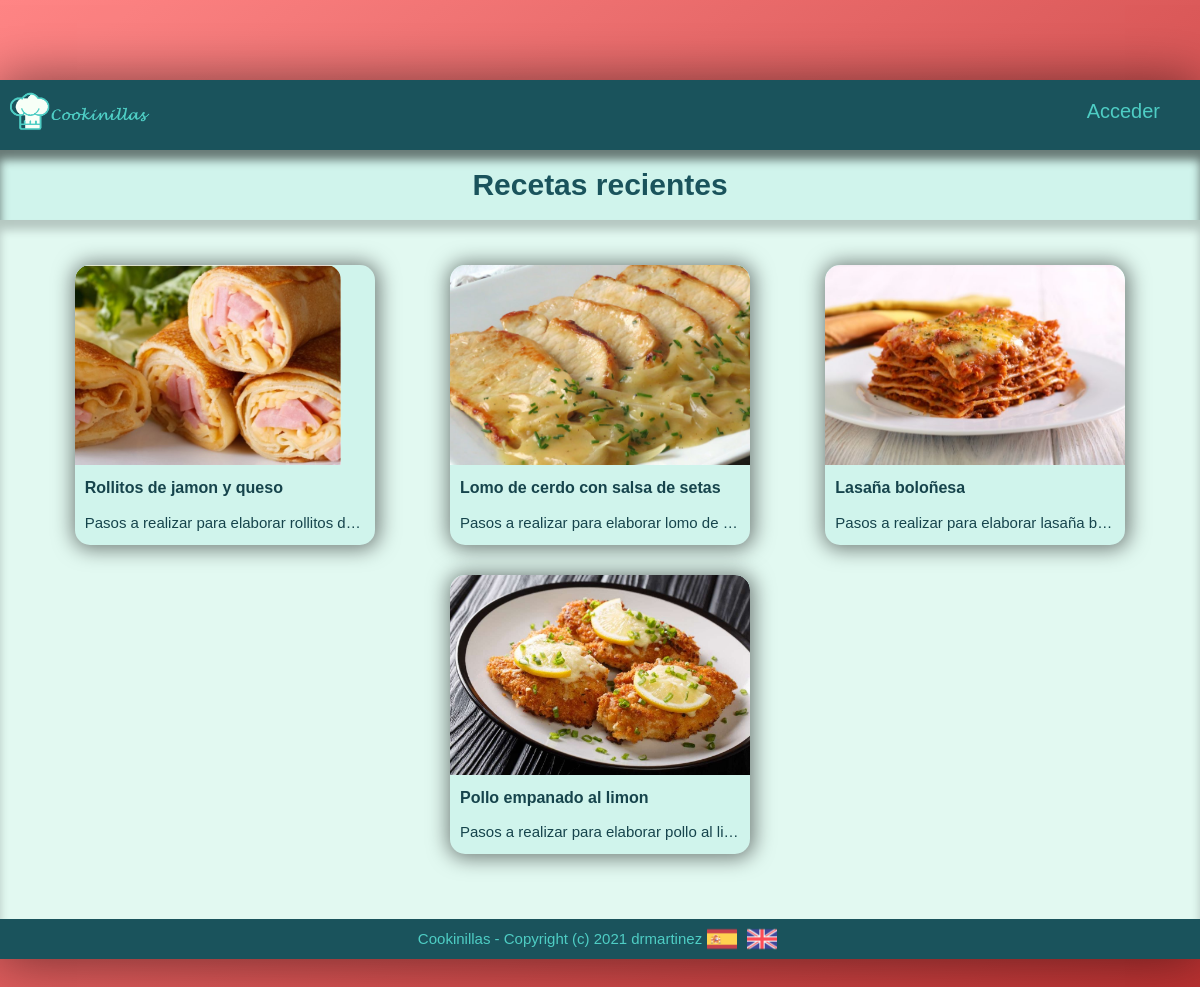
/, run on an earlier commit of the app's database.
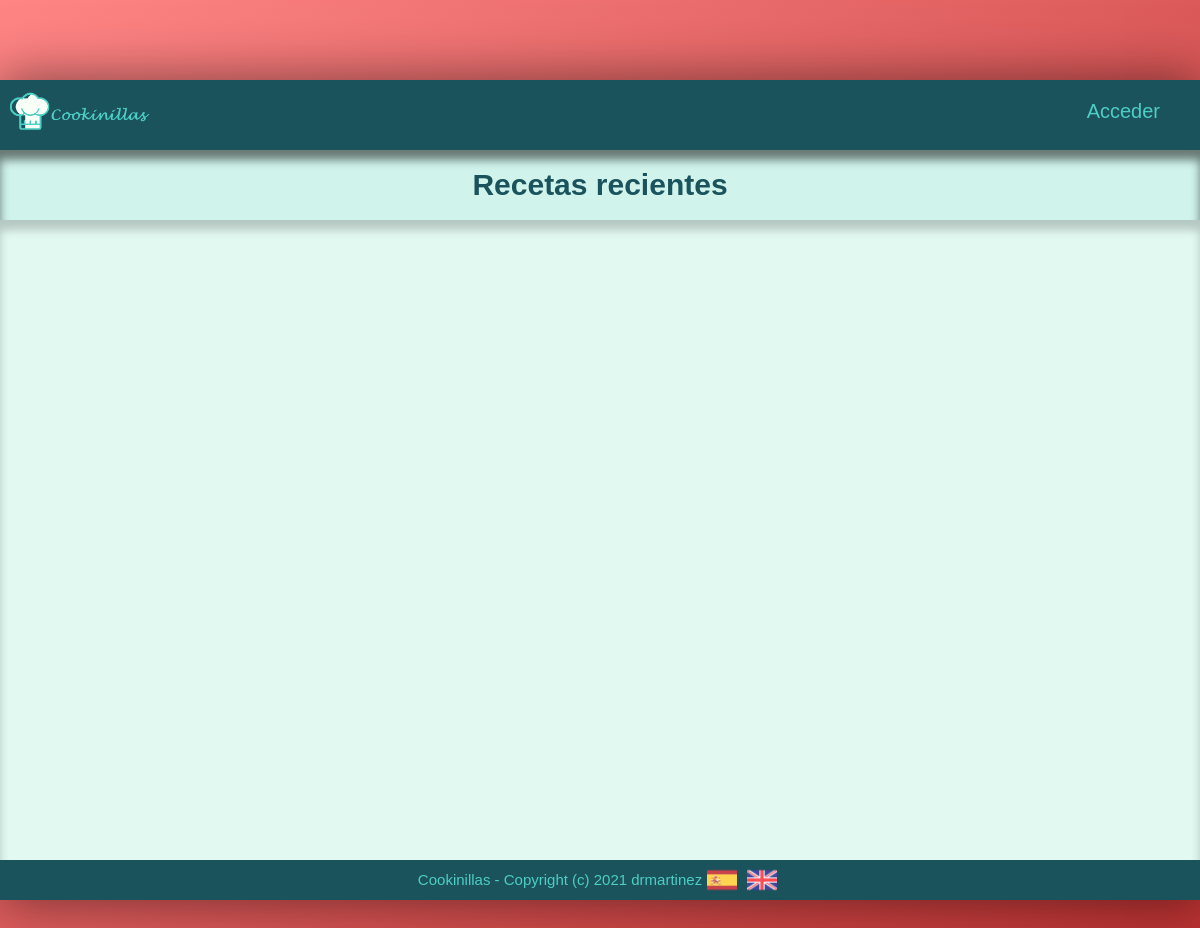
And on a later commit of the database.
### tables this page shows
CREATE TABLE IF NOT EXISTS `recetas` (
  `id_receta` int(3) NOT NULL AUTO_INCREMENT,
  `titulo` varchar(50) NOT NULL,
  `imagen` varchar(128),
  `tiempo` int(4) NOT NULL,
  `pasos` varchar(8192) NOT NULL,
  `alias` varchar(15) NOT NULL,
  `nlikes` int(4) UNSIGNED NOT NULL DEFAULT 0,
  PRIMARY KEY (`id_receta`),
  FOREIGN KEY (`alias`) REFERENCES usuarios(`alias`) ON DELETE CASCADE
);

### core/ViewManager.php (called while the page is built, shortened)
<?php
class ViewManager {
    private $fragmentContents = array();
    private $variables = array();
    private $currentFragment = self::DEFAULT_FRAGMENT;
    private $layout = "default";
    private function saveCurrentFragment() {
        $this->fragmentContents[$this->currentFragment].=ob_get_contents();
    }
    public function moveToFragment($name) {
        $this->currentFragment = $name;
    }
    public function getFragment($fragment, $default="") {
        if (!isset($this->fragmentContents[$fragment])) {
            return $default;
        }
        return $this->fragmentContents[$fragment];
    }
    public function setVariable($varname, $value, $flash=false) {
        $this->variables[$varname] = $value;
    }
    public function getVariable($varname, $default=NULL) {
        if (!isset($this->variables[$varname])) {
            return $default;
        }
        return $this->variables[$varname];
    }
    public function render($controller, $viewname) {
        include(__DIR__."/../view/$controller/$viewname.php");
        $this->renderLayout();
    }
    private function renderLayout() {
        include(__DIR__."/../view/layouts/".$this->layout.".php");
    }
    private static $viewmanager_singleton = NULL;
    public static function getInstance() {
        if (self::$viewmanager_singleton == null) {
            self::$viewmanager_singleton = new ViewManager();
        }
        return self::$viewmanager_singleton;
    }
}

### controller/HomeController.php (called while the page is built, shortened)
<?php
require_once(__DIR__ . "/../model/Recipe.php");
require_once(__DIR__ . "/../model/RecipeMapper.php");
require_once(__DIR__ . "/../core/ViewManager.php");
class HomeController extends BaseController{
    private $recipeMapper;
    public function __construct() {
        $this->recipeMapper = new RecipeMapper();
    }
    public function index() {
        $page = 0;
        $recipes = $this->recipeMapper->findAll($page);
        $this->view->setVariable("page", $page);
        $this->view->setVariable("recipes", $recipes);
        $this->view->render("home", "index");
    }
}

### index.php (called while the page is built, shortened)
<?php
function run() {
    try {
        $controller = loadController($_GET["controller"]);
        $actionName = $_GET["action"];
        $controller->$actionName();
    } catch(Exception $ex) {
        die("An exception occured!!!!!".$ex->getMessage());
    }
}
function loadController($controllerName) {
    return new $controllerClassName();
}
run();
?>

### view/messages/messages_es.php (called while the page is built)
<?php
$i18n_messages = array()
?>

### core/I18n.php (called while the page is built, shortened)
<?php
class I18n {
    private $messages;
    public function setLanguage($language) {
        $this->messages = $i18n_messages;
    }
    public function i18n($key) {
        if (isset($this->messages[$key])){
            return $this->messages[$key];
        }else{
            return $key;
        }
    }
    private static $i18n_singleton = null;
    public static function getInstance() {
        if (self::$i18n_singleton == NULL) {
            self::$i18n_singleton = new I18n();
        }
        return self::$i18n_singleton;
    }
}
function i18n($key) {
    return I18n::getInstance()->i18n($key);
}

### model/Recipe.php (called while the page is built, shortened)
<?php
class Recipe
{
    private $id;
    private $title;
    private $img;
    private $steps;
    public function __construct($id = NULL, $title = NULL, $img = NULL, $time = NULL, array $ingr = NULL, array $quant = NULL, $steps = NULL, User $alias = NULL, $nlikes = NULL)
    {
        $this->id = $id;
        $this->title = $title;
        $this->img = $img;
        $this->steps = $steps;
    }
    public function getId()
    {
        return $this->id;
    }
    public function getTitle()
    {
        return $this->title;
    }
    public function getImg()
    {
        return $this->img;
    }
    public function getSteps()
    {
        return $this->steps;
    }
}

### model/RecipeMapper.php (called while the page is built, shortened)
<?php
require_once(__DIR__."/../core/PDOConnection.php");
require_once(__DIR__."/../model/Recipe.php");
class RecipeMapper {
    private $db;
    public function __construct() {
        $this->db = PDOConnection::getInstance();
    }
    public function findAll($page = 0, $per_page = 6) {
        $stmt = $this->db->prepare("SELECT id_receta, titulo, imagen, pasos
                                            FROM recetas ORDER BY recetas.id_receta DESC LIMIT ?,?");
        $offset = $page * $per_page;
        $stmt->execute(array($offset, $per_page));
        $recipes_db = $stmt->fetchAll(PDO::FETCH_ASSOC);
        $recipes = array();
        $time = isset($recipe["time"]) ? $recipe["time"] : null;
        $ingr = isset($recipe["ingr"]) ? $recipe["ingr"] : null;
        $quant = isset($recipe["quant"]) ? $recipe["quant"] : null;
        foreach ($recipes_db as $recipe) {
            array_push($recipes, new Recipe($recipe["id_receta"],$recipe["titulo"],$recipe["imagen"],$time,
                                                    $ingr,$quant,$recipe["pasos"]));
        }
        return $recipes;
    }
}

### core/PDOConnection.php (called while the page is built)
<?php
class PDOConnection {
    private static $dbhost = "127.0.0.1";
    private static $dbname = "cookinillas";
    private static $dbuser = "root";
    private static $dbpass = "";
    private static $db_singleton = null;
    public static function getInstance() {
        if (self::$db_singleton == null) {
            self::$db_singleton = new PDO(
                "mysql:host=".self::$dbhost.";dbname=".self::$dbname.";charset=utf8",
                self::$dbuser,
                self::$dbpass,
                array(
                    PDO::ATTR_EMULATE_PREPARES => false,
                    PDO::ATTR_ERRMODE => PDO::ERRMODE_EXCEPTION
                )
            );
        }
        return self::$db_singleton;
    }
}
?>

### view/home/index.php (the view, shortened to what this page needs)
<?php
require_once(__DIR__ . "/../../core/ViewManager.php");
$view = ViewManager::getInstance();
$recipes = $view->getVariable("recipes");
?>
<div class="title-bar">
    <div class="title-box">
        <h1 class="title-box__title"><?= i18n("Recetas recientes") ?></h1>
    </div>
</div>
<main class="main-content">
    <div class="recipes">
        <?php foreach ($recipes as $recipe):
        ?>
            <div class="recipes__box">
                <a href="index.php?controller=recipes&amp;action=view&amp;id=<?= $recipe->getId() ?>" class="recipes__box-link">
                    <span><img src="media/<?= $recipe->getImg() ?>" alt="<?= $recipe->getTitle() ?>" class="recipes__box-photo"></span>
                </a>
                <h3 class="recipes__box-title">
                    <?= $recipe->getTitle() ?>
                </h3>
                <span class="recipes__box-text"><?= htmlentities($recipe->getSteps()) ?></span>
            </div>
        <?php endforeach; ?>
    </div>
</main>

### view/layouts/default.php (shortened to what this page needs)
<?php
    $view = ViewManager::getInstance();
    $currentuser = $view->getVariable("currentusername");
?>
<!DOCTYPE html>
<html lang="es">
<head>
    <link rel="stylesheet" href="css/style.css">
</head>
<body>
    <div class="container">
        <header class="header">
            <a href="index.php?controller=home&amp;action=index">
                <button class="home__button" title="Home">
                    <img src="/view/img/logo.svg" alt="cookinillas logo" class="logo">
                </button>
            </a>
            <nav class="user-nav">
                <div class="user-nav__user">
                    <div class="user-nav__user-box">
                            <?php if (isset($currentuser)): ?>
                               <?= printf(i18n($currentuser))?>
                                <a href="index.php?controller=users&amp;action=logout" title="<?= i18n("Cerrar sesión") ?>">
                                    <svg class="user-nav__icon">
                                        <use href="/view/img/sprite.svg#icon-exit"></use>
                                    </svg>
                                </a>
                            <?php else: ?>
                                <a href="index.php?controller=users&amp;action=login"><?= i18n("Acceder") ?></a>
                            <?php endif ?>
                    </div>
                </div>
            </nav>
        </header>
        <div class="content">
            <?= $view->getFragment(ViewManager::DEFAULT_FRAGMENT) ?>
        </div>
        <footer>
            <p class="footerText">Cookinillas - Copyright (c) 2021 drmartinez</p>
            <?php
                include(__DIR__."/language_select_element.php");
            ?>
        </footer>
    </div>
</body>
</html>

### view/layouts/language_select_element.php (shortened to what this page needs)
<ul id="languagechooser">
    <a href="index.php?controller=language&amp;action=change&amp;lang=es">
        <img src="/view/img/es.png" alt="">
    </a>
    <a href="index.php?controller=language&amp;action=change&amp;lang=en">
        <img src="/view/img/en.png" alt="">
    </a>
</ul>

### css/style.css (style rules this page uses)
:root { --color-primary: #ff6b6b; --color-primary-light: #ff8585; --color-primary-dark: #b92f2f; --color-secondary: #e2f9f1; --color-secondary-light: #f7fff7; --color-secondary-dark: #d0f4ec; --color-tertiary: #1a535c; --color-tertiary-light: #4ecdc4; --color-tertiary-dark: #16444c; --color-grey-light-1: #faf9f9; --color-grey-light-2: #f4f2f2; --color-grey-light-3: #f0eeee; --color-grey-light-4: #ccc; --color-grey-dark-1: #333; --color-grey-dark-2: #777; --color-grey-dark-3: #999; --shadow-dark: 0 0 5rem rgba(0,0,0,.5); }
* { margin: 0; padding: 0; }
*, *::before, *::after { box-sizing: inherit; }
html { box-sizing: border-box; font-size: 62.5%; }
body { font-family: 'Candara', sans-serif; font-weight: 400; line-height: 1.6; color: var(--color-tertiary-dark); background-image: linear-gradient(to right bottom, var(--color-primary-light), var(--color-primary-dark)); background-size: cover; background-repeat: no-repeat; min-height: 100vh; overflow: hidden; overflow-y: scroll; display: flex; flex-direction: column; }
footer { display: flex; justify-content: center; align-items: center; height: 4rem; background-color: var(--color-tertiary); }
.container { display: flex; flex-direction: column; width: 100vw; max-width: 120rem; margin: 8rem auto; background-color: var(--color-secondary-light); box-shadow: var(--shadow-dark); min-height: 50rem; }
.header { font-size: 1.4rem; height: 7rem; background-color: var(--color-tertiary); display: flex; flex-wrap: nowrap; justify-content: space-between; align-items: center; }
.content { display: flex; flex-wrap: wrap; justify-content: center; align-content: center; }
.home__button { display: flex; border: none; background-color: var(--color-tertiary); cursor: pointer; height: 70px; }
.logo { flex: 0 1 auto; max-height: 7rem; margin: 0 1rem; }
.user-nav { display: flex; position: relative; align-items: center; align-self: stretch; }
.user-nav > * { padding: 0 3rem; cursor: pointer; height: 100%; display: flex; align-items: center; }
.user-nav__user { display: flex; justify-content: center; flex-direction: column; }
.user-nav__user-box { display: flex; justify-content: center; align-items: center; height: 100%; color: var(--color-tertiary-light); font-size: 2rem; font-family: 'Candara', sans-serif; }
.user-nav__user-box > a { border: none; color: var(--color-tertiary-light); font-size: 2rem; font-family: 'Candara', sans-serif; background: none; text-decoration: none; height: 4rem; padding: 0 1rem; }
.title-bar { display: flex; flex: 1 0 100%; align-items: center; justify-content: center; height: 7rem; background-color: var(--color-secondary-dark); box-shadow: inset 0 1rem 1rem rgba(0, 0, 0, 0.5); }
.title-box { display: flex; }
.title-box__title { font-family: "Lucida Handwriting", sans-serif; font-size: 3rem; color: var(--color-tertiary); }
.main-content { display: flex; width: 100%; flex-direction: column; justify-content: space-between; align-items: center; flex: 0 1 100%; min-height: 80vh; max-width: 100vw; background-color: var(--color-secondary); box-shadow: inset 0 1rem 1rem rgba(0, 0, 0, 0.2); }
.footerText { font-size: 1.5rem; color: var(--color-tertiary-light); }
#languagechooser { display: flex; height: 4rem; }
#languagechooser img { height: 4rem; padding: .5rem; }
.recipes { display: flex; flex-wrap: wrap; justify-content: center; align-items: center; max-width: 100vw; margin: 3rem 3.5rem; }
.recipes__box { display: flex; align-self: center; flex-direction: column; flex: 0 1 30rem; max-width: 100vw; min-width: 30rem; border-radius: 1.5rem; margin: 1.5rem calc(100% / 30); background-color: var(--color-secondary-dark); box-shadow: 1px 1px 20px 3px rgba(0, 0, 0, 0.5); overflow: hidden; }
.recipes__box-title { align-self: self-start; white-space: nowrap; text-overflow: ellipsis; overflow: hidden; text-decoration: none; font-size: 1.6rem; font-weight: bold; margin: 1rem 1rem 0 1rem; }
.recipes__box-link { display: flex; flex-direction: column; }
.recipes__box-photo { height: 20rem; border-top-left-radius: 1.5rem; border-top-right-radius: 1.5rem; vertical-align: bottom; object-fit: cover; max-width: 100%; }
.recipes__box-text { text-overflow: ellipsis; white-space: nowrap; overflow: hidden; font-size: 1.5rem; margin: 1rem; }

What changed in the data, as far as the page shows it:
removed recetas: imagen (picture), titulo "Rollitos de jamon y queso", pasos "Pasos a realizar para elaborar rollitos d…"
removed recetas: imagen (picture), titulo "Lomo de cerdo con salsa de setas", pasos "Pasos a realizar para elaborar lomo de…"
removed recetas: imagen (picture), titulo "Lasaña boloñesa", pasos "Pasos a realizar para elaborar lasaña b…"
removed recetas: imagen (picture), titulo "Pollo empanado al limon", pasos "Pasos a realizar para elaborar pollo al li…"
